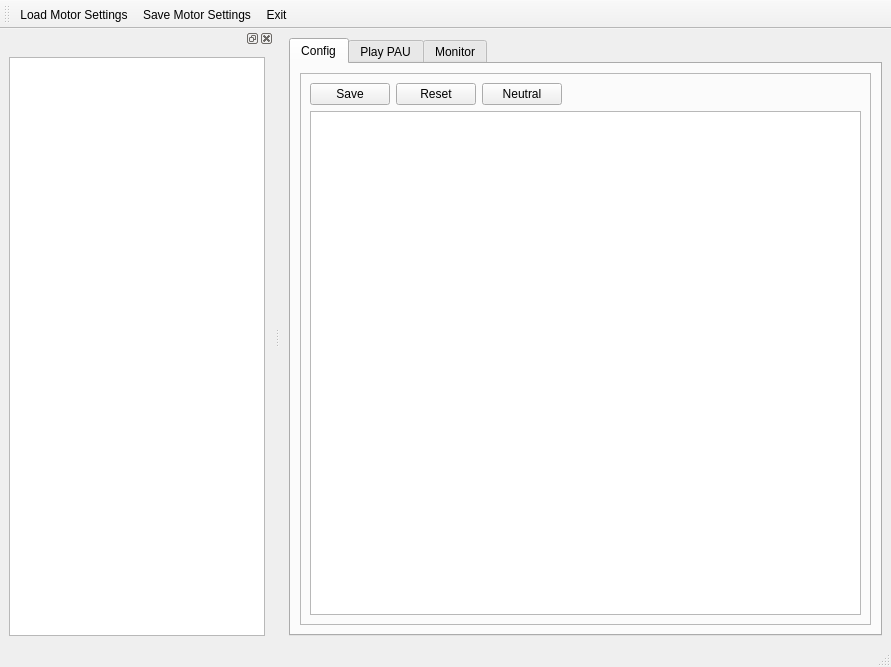
<?xml version="1.0" encoding="UTF-8"?>
<ui version="4.0">
 <class>MainWindow</class>
 <widget class="QMainWindow" name="MainWindow">
  <property name="geometry">
   <rect>
    <x>0</x>
    <y>0</y>
    <width>891</width>
    <height>667</height>
   </rect>
  </property>
  <property name="windowTitle">
   <string>ServoController</string>
  </property>
  <widget class="QWidget" name="centralwidget">
   <layout class="QVBoxLayout" name="verticalLayout_6">
    <item>
     <widget class="QTabWidget" name="playPAUWidget">
      <property name="currentIndex">
       <number>0</number>
      </property>
      <widget class="QWidget" name="tab">
       <attribute name="title">
        <string>Config</string>
       </attribute>
       <layout class="QVBoxLayout" name="verticalLayout_7">
        <item>
         <widget class="QFrame" name="frame">
          <property name="sizePolicy">
           <sizepolicy hsizetype="Expanding" vsizetype="Preferred">
            <horstretch>3</horstretch>
            <verstretch>0</verstretch>
           </sizepolicy>
          </property>
          <property name="frameShape">
           <enum>QFrame::StyledPanel</enum>
          </property>
          <property name="frameShadow">
           <enum>QFrame::Raised</enum>
          </property>
          <layout class="QVBoxLayout" name="verticalLayout_2">
           <item>
            <layout class="QHBoxLayout" name="horizontalLayout_2">
             <item>
              <widget class="QPushButton" name="saveButton">
               <property name="text">
                <string>Save</string>
               </property>
               <property name="icon">
                <iconset resource="res/res.qrc">
                 <normaloff>:/icon/save.ico</normaloff>:/icon/save.ico</iconset>
               </property>
              </widget>
             </item>
             <item>
              <widget class="QPushButton" name="resetButton">
               <property name="text">
                <string>Reset</string>
               </property>
               <property name="icon">
                <iconset resource="res/res.qrc">
                 <normaloff>:/icon/reset.ico</normaloff>:/icon/reset.ico</iconset>
               </property>
              </widget>
             </item>
             <item>
              <widget class="QPushButton" name="neutralButton">
               <property name="text">
                <string>Neutral</string>
               </property>
              </widget>
             </item>
             <item>
              <spacer name="horizontalSpacer">
               <property name="orientation">
                <enum>Qt::Horizontal</enum>
               </property>
               <property name="sizeHint" stdset="0">
                <size>
                 <width>40</width>
                 <height>20</height>
                </size>
               </property>
              </spacer>
             </item>
            </layout>
           </item>
           <item>
            <widget class="QTableWidget" name="motorConfigTableWidget">
             <property name="lineWidth">
              <number>0</number>
             </property>
             <property name="alternatingRowColors">
              <bool>true</bool>
             </property>
             <property name="selectionBehavior">
              <enum>QAbstractItemView::SelectRows</enum>
             </property>
             <property name="showGrid">
              <bool>true</bool>
             </property>
             <property name="gridStyle">
              <enum>Qt::NoPen</enum>
             </property>
             <property name="sortingEnabled">
              <bool>true</bool>
             </property>
             <attribute name="horizontalHeaderVisible">
              <bool>false</bool>
             </attribute>
             <attribute name="verticalHeaderVisible">
              <bool>false</bool>
             </attribute>
            </widget>
           </item>
          </layout>
         </widget>
        </item>
       </layout>
      </widget>
      <widget class="QWidget" name="tab_2">
       <attribute name="title">
        <string>Play PAU</string>
       </attribute>
       <layout class="QVBoxLayout" name="verticalLayout_9">
        <item>
         <layout class="QHBoxLayout" name="horizontalLayout">
          <item>
           <widget class="QPushButton" name="loadFrameButton">
            <property name="text">
             <string>Load Frames</string>
            </property>
           </widget>
          </item>
          <item>
           <widget class="QSlider" name="frameSlider">
            <property name="enabled">
             <bool>false</bool>
            </property>
            <property name="orientation">
             <enum>Qt::Horizontal</enum>
            </property>
           </widget>
          </item>
          <item>
           <widget class="QLabel" name="frameLabel">
            <property name="text">
             <string>0</string>
            </property>
           </widget>
          </item>
         </layout>
        </item>
        <item>
         <widget class="QSplitter" name="splitter_2">
          <property name="sizePolicy">
           <sizepolicy hsizetype="Expanding" vsizetype="Expanding">
            <horstretch>0</horstretch>
            <verstretch>0</verstretch>
           </sizepolicy>
          </property>
          <property name="orientation">
           <enum>Qt::Horizontal</enum>
          </property>
          <widget class="QFrame" name="frame_2">
           <property name="frameShape">
            <enum>QFrame::StyledPanel</enum>
           </property>
           <property name="frameShadow">
            <enum>QFrame::Raised</enum>
           </property>
           <layout class="QVBoxLayout" name="verticalLayout_4">
            <item>
             <widget class="QLabel" name="label">
              <property name="text">
               <string>PAU</string>
              </property>
             </widget>
            </item>
            <item>
             <widget class="QTableWidget" name="pauValueTableWidget">
              <property name="editTriggers">
               <set>QAbstractItemView::NoEditTriggers</set>
              </property>
              <property name="alternatingRowColors">
               <bool>true</bool>
              </property>
              <attribute name="horizontalHeaderStretchLastSection">
               <bool>true</bool>
              </attribute>
              <column>
               <property name="text">
                <string>Key</string>
               </property>
              </column>
              <column>
               <property name="text">
                <string>Value</string>
               </property>
              </column>
             </widget>
            </item>
           </layout>
          </widget>
          <widget class="QTabWidget" name="tabWidget">
           <property name="sizePolicy">
            <sizepolicy hsizetype="Expanding" vsizetype="Expanding">
             <horstretch>3</horstretch>
             <verstretch>0</verstretch>
            </sizepolicy>
           </property>
           <property name="currentIndex">
            <number>0</number>
           </property>
           <widget class="QWidget" name="tab_3">
            <attribute name="title">
             <string>Play</string>
            </attribute>
            <layout class="QVBoxLayout" name="verticalLayout_5">
             <item>
              <layout class="QHBoxLayout" name="horizontalLayout_6">
               <item>
                <widget class="QPushButton" name="defaultMapperButton">
                 <property name="text">
                  <string>Default Mapper</string>
                 </property>
                 <property name="checkable">
                  <bool>true</bool>
                 </property>
                 <property name="checked">
                  <bool>true</bool>
                 </property>
                </widget>
               </item>
               <item>
                <widget class="QPushButton" name="trainedMapperButton">
                 <property name="text">
                  <string>Trained Mapper</string>
                 </property>
                 <property name="checkable">
                  <bool>true</bool>
                 </property>
                </widget>
               </item>
               <item>
                <spacer name="horizontalSpacer_2">
                 <property name="orientation">
                  <enum>Qt::Horizontal</enum>
                 </property>
                 <property name="sizeHint" stdset="0">
                  <size>
                   <width>40</width>
                   <height>20</height>
                  </size>
                 </property>
                </spacer>
               </item>
               <item>
                <widget class="QCheckBox" name="enablePlayMotorsCheckBox">
                 <property name="text">
                  <string>Enable Motors</string>
                 </property>
                </widget>
               </item>
              </layout>
             </item>
             <item>
              <widget class="QTableWidget" name="motorValueTableWidget">
               <property name="editTriggers">
                <set>QAbstractItemView::NoEditTriggers</set>
               </property>
               <property name="alternatingRowColors">
                <bool>true</bool>
               </property>
               <attribute name="horizontalHeaderStretchLastSection">
                <bool>true</bool>
               </attribute>
               <attribute name="verticalHeaderStretchLastSection">
                <bool>false</bool>
               </attribute>
               <column>
                <property name="text">
                 <string>Motor Name</string>
                </property>
               </column>
               <column>
                <property name="text">
                 <string>Value</string>
                </property>
               </column>
              </widget>
             </item>
            </layout>
           </widget>
           <widget class="QWidget" name="tab_4">
            <attribute name="title">
             <string>Calibration</string>
            </attribute>
            <layout class="QVBoxLayout" name="verticalLayout_8">
             <item>
              <layout class="QHBoxLayout" name="horizontalLayout_5">
               <item>
                <widget class="QPushButton" name="saveMotorValuesButton">
                 <property name="text">
                  <string>Save Motor Values</string>
                 </property>
                </widget>
               </item>
               <item>
                <spacer name="horizontalSpacer_3">
                 <property name="orientation">
                  <enum>Qt::Horizontal</enum>
                 </property>
                 <property name="sizeHint" stdset="0">
                  <size>
                   <width>40</width>
                   <height>20</height>
                  </size>
                 </property>
                </spacer>
               </item>
               <item>
                <widget class="QCheckBox" name="enableCalibMotorsCheckBox">
                 <property name="text">
                  <string>Enable Motors</string>
                 </property>
                </widget>
               </item>
              </layout>
             </item>
             <item>
              <widget class="QTableWidget" name="motorValueCalibTableWidget">
               <property name="editTriggers">
                <set>QAbstractItemView::NoEditTriggers</set>
               </property>
               <property name="alternatingRowColors">
                <bool>true</bool>
               </property>
               <attribute name="horizontalHeaderStretchLastSection">
                <bool>true</bool>
               </attribute>
               <column>
                <property name="text">
                 <string>Motor Name</string>
                </property>
               </column>
               <column>
                <property name="text">
                 <string>Value</string>
                </property>
               </column>
               <column>
                <property name="text">
                 <string>Editor</string>
                </property>
               </column>
              </widget>
             </item>
            </layout>
           </widget>
          </widget>
         </widget>
        </item>
       </layout>
      </widget>
      <widget class="QWidget" name="tab_5">
       <attribute name="title">
        <string>Monitor</string>
       </attribute>
       <layout class="QVBoxLayout" name="verticalLayout">
        <item>
         <widget class="QSplitter" name="splitter_3">
          <property name="orientation">
           <enum>Qt::Horizontal</enum>
          </property>
          <widget class="QTableWidget" name="pauTableWidget">
           <property name="editTriggers">
            <set>QAbstractItemView::NoEditTriggers</set>
           </property>
           <property name="alternatingRowColors">
            <bool>true</bool>
           </property>
           <attribute name="horizontalHeaderStretchLastSection">
            <bool>true</bool>
           </attribute>
           <column>
            <property name="text">
             <string>Key</string>
            </property>
           </column>
           <column>
            <property name="text">
             <string>Value</string>
            </property>
           </column>
          </widget>
          <widget class="QTableWidget" name="motorTableWidget">
           <property name="editTriggers">
            <set>QAbstractItemView::NoEditTriggers</set>
           </property>
           <property name="alternatingRowColors">
            <bool>true</bool>
           </property>
           <attribute name="horizontalHeaderStretchLastSection">
            <bool>true</bool>
           </attribute>
           <column>
            <property name="text">
             <string>Motor Name</string>
            </property>
           </column>
           <column>
            <property name="text">
             <string>Value</string>
            </property>
           </column>
          </widget>
         </widget>
        </item>
       </layout>
      </widget>
     </widget>
    </item>
   </layout>
  </widget>
  <widget class="QStatusBar" name="statusbar"/>
  <widget class="QToolBar" name="toolBar">
   <property name="windowTitle">
    <string>toolBar</string>
   </property>
   <attribute name="toolBarArea">
    <enum>TopToolBarArea</enum>
   </attribute>
   <attribute name="toolBarBreak">
    <bool>false</bool>
   </attribute>
   <addaction name="actionLoad_Motor_Settings"/>
   <addaction name="actionSave_Motor_Settings"/>
   <addaction name="actionExit"/>
  </widget>
  <widget class="QDockWidget" name="dockWidget">
   <attribute name="dockWidgetArea">
    <number>1</number>
   </attribute>
   <widget class="QWidget" name="dockWidgetContents">
    <layout class="QVBoxLayout" name="verticalLayout_3">
     <item>
      <widget class="QTreeView" name="treeView">
       <property name="sizePolicy">
        <sizepolicy hsizetype="Preferred" vsizetype="Expanding">
         <horstretch>0</horstretch>
         <verstretch>0</verstretch>
        </sizepolicy>
       </property>
       <property name="maximumSize">
        <size>
         <width>16777215</width>
         <height>16777215</height>
        </size>
       </property>
       <property name="contextMenuPolicy">
        <enum>Qt::CustomContextMenu</enum>
       </property>
       <property name="alternatingRowColors">
        <bool>true</bool>
       </property>
       <property name="selectionMode">
        <enum>QAbstractItemView::ExtendedSelection</enum>
       </property>
       <property name="animated">
        <bool>true</bool>
       </property>
      </widget>
     </item>
    </layout>
   </widget>
  </widget>
  <action name="actionExit">
   <property name="icon">
    <iconset resource="res/res.qrc">
     <normaloff>:/icon/quit.ico</normaloff>:/icon/quit.ico</iconset>
   </property>
   <property name="text">
    <string>Exit</string>
   </property>
  </action>
  <action name="actionEditMotors">
   <property name="text">
    <string>Edit Motors</string>
   </property>
   <property name="toolTip">
    <string>Edit Motors</string>
   </property>
  </action>
  <action name="actionSave_Motor_Settings">
   <property name="icon">
    <iconset resource="res/res.qrc">
     <normaloff>:/icon/save.ico</normaloff>:/icon/save.ico</iconset>
   </property>
   <property name="text">
    <string>Save Motor Settings</string>
   </property>
  </action>
  <action name="actionLoad_Motor_Settings">
   <property name="icon">
    <iconset resource="res/res.qrc">
     <normaloff>:/icon/open.ico</normaloff>:/icon/open.ico</iconset>
   </property>
   <property name="text">
    <string>Load Motor Settings</string>
   </property>
  </action>
 </widget>
 <resources>
  <include location="res/res.qrc"/>
 </resources>
 <connections/>
</ui>
